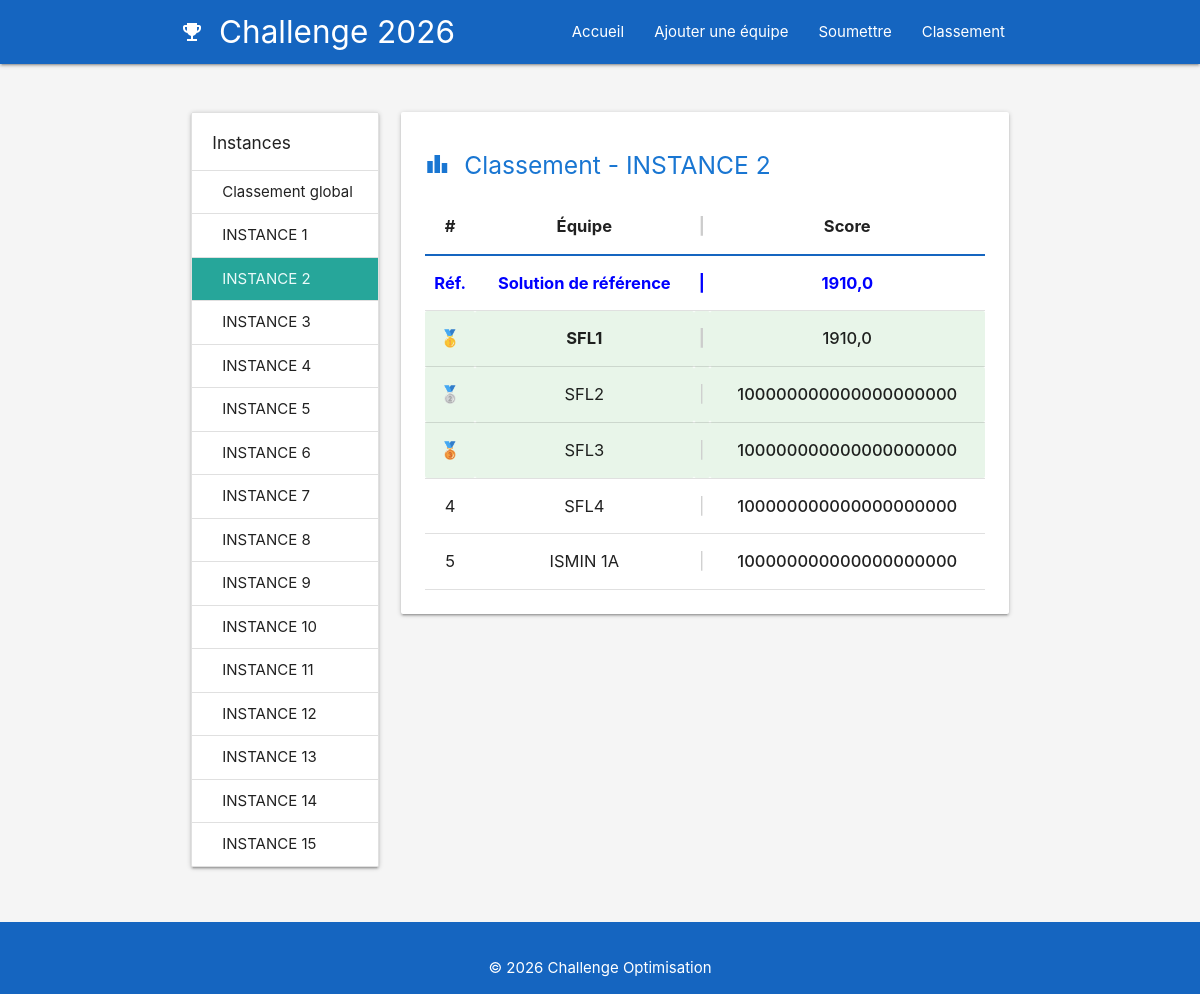
The app's page /classement/2/, older data.
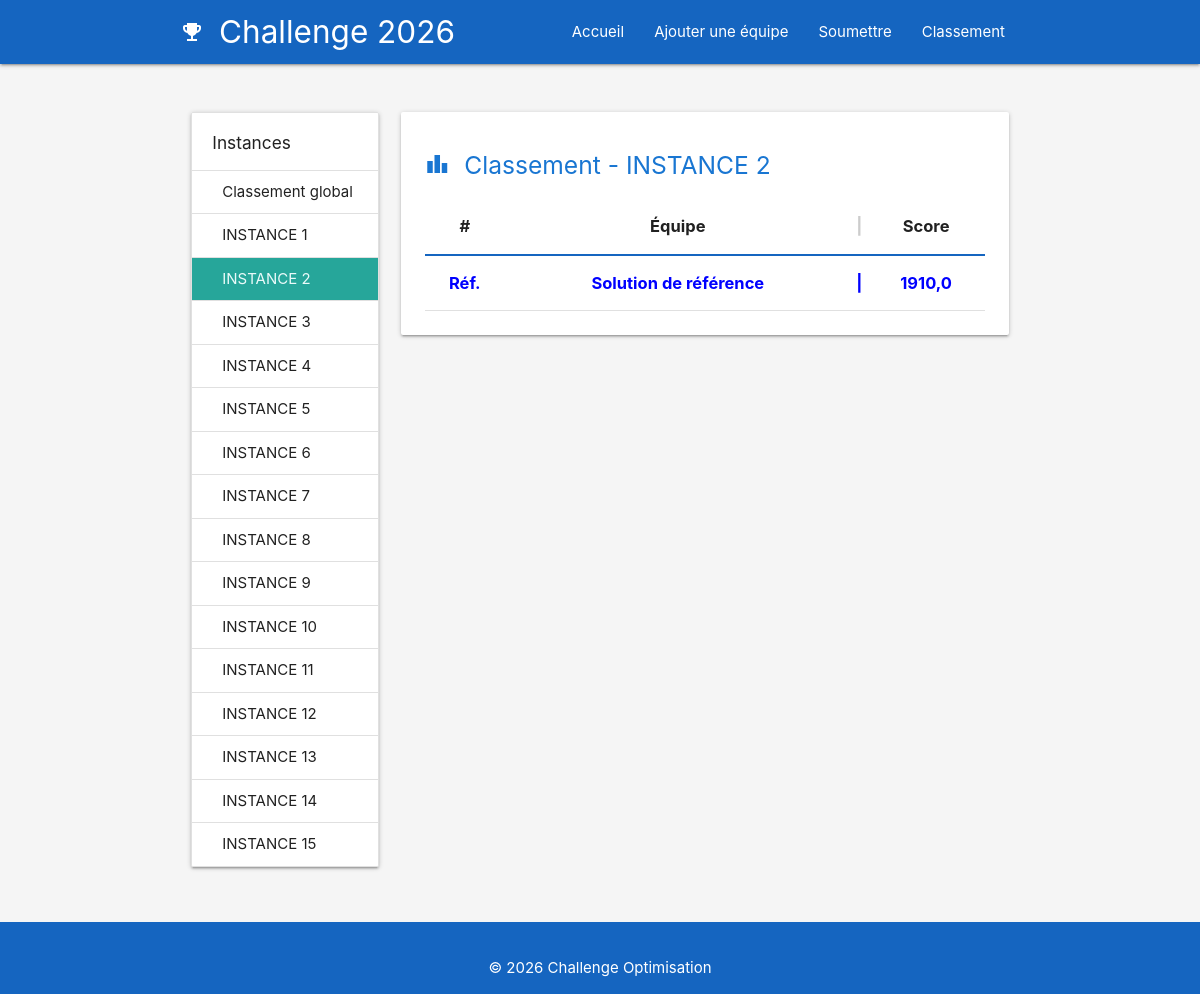
The same page, newer data.
### solutions/models.py (models this page shows, shortened)
class Instance(models.Model):
    nom = models.CharField(max_length=100, unique=True)
    numero = models.IntegerField(unique=True)
    description = models.TextField(blank=True)
    date_ajout = models.DateTimeField(auto_now_add=True)

class Solution(models.Model):
    equipe          = models.ForeignKey(Equipe, on_delete=models.CASCADE)
    instance        = models.ForeignKey(Instance, on_delete=models.CASCADE)
    fichier         = models.FileField(upload_to='solutions/',blank=True, null=True)  # Chemin de la meilleure solution
    date_soumission = models.DateTimeField(auto_now_add=True)
    score           = models.FloatField(default=0)
    class Meta:
        unique_together = ('equipe', 'instance')  # une seule entrée par équipe/instance

### equipes/models.py (models this page shows, shortened)
class Equipe(models.Model):
    nom = models.CharField(max_length=100, unique=True)
    date_creation = models.DateTimeField(auto_now_add=True)

### classement/views.py (the view)
# urls.py: path('', classement_view, name='classement'),
def classement_view(request, instance_id=None):
    instances = Instance.objects.all().order_by('numero')
    instance_active = None
    solutions = []
    classement_global = []
    if instance_id:
        instance_active, solutions = Classement.by_instance(instance_id)
    else:
        classement_global = Classement.for_all_instances()
    return render(request, 'classement/classement.html', {
        'instances': instances,
        'instance_active': instance_active,
        'solutions': solutions,
        'classement_global': classement_global,
        'nom_reference'    : 'Solution de référence'
    })

### classement/utils.py (called while the page is built)
    @staticmethod
    def by_instance(instance_id):
        instance_active = get_object_or_404(Instance, id=instance_id)
        solutions = (
            Solution.objects
            .filter(instance=instance_active)
            .select_related('equipe')
            .order_by('score')
        )
        rank = 0
        for sol in solutions:
            if sol.equipe.nom == "Solution de référence":
                sol.rank = None
                sol.is_reference = True
            else:
                rank += 1
                sol.rank = rank
                sol.is_reference = False
        return instance_active, solutions

### templates/classement/classement.html (shortened to what this page needs)
{% extends "base.html" %}
{% load static %}
{% block styles %}
<link rel="stylesheet" href="{% static 'css/classement.css' %}">
{% endblock %}
{% block content %}
<div class="row">
    <div class="col s12 m3">
        <ul class="collection with-header z-depth-1">
            <li class="collection-header"><h6>Instances</h6></li>
            <li class="collection-item {% if not instance_active %}active{% endif %}">
                <a href="{% url 'classement' %}" style="color: inherit;">
                    Classement global
                </a>
            </li>
            {% for inst in instances %}
                <li class="collection-item {% if instance_active and inst.id == instance_active.id %}active{% endif %}">
                    <a href="{% url 'classement_instance' inst.id %}" style="color: inherit;">
                        {{ inst.nom }}
                    </a>
                </li>
            {% endfor %}
        </ul>
    </div>
    <div class="col s12 m9">
        <div class="card">
            <div class="card-content">
                {% if instance_active %}
                    <h5 class="blue-text text-darken-2">
                        <i class="material-icons left">leaderboard</i>
                        Classement - {{ instance_active.nom }}
                    </h5>
                    <table class="highlight centered classement-table">
                        <thead>
                            <tr>
                                <th>#</th>
                                <th>Équipe</th>
                                <th class="separator">|</th>
                                <th>Score</th>
                            </tr>
                        </thead>
                        <tbody>
                            {% for sol in solutions %}
                                <tr class="
                                    {% if sol.equipe.nom == nom_reference %}line-reference
                                    {% elif sol.rank == 1 %}first-place
                                    {% elif sol.rank == 2 %}second-place
                                    {% elif sol.rank == 3 %}third-place
                                    {% endif %}
                                ">
                                    <td>
                                        {% if sol.is_reference %}
                                            Réf.
                                        {% elif sol.rank == 1 %}🥇
                                        {% elif sol.rank == 2 %}🥈
                                        {% elif sol.rank == 3 %}🥉
                                        {% else %}{{ sol.rank }}
                                        {% endif %}
                                    </td>
                                    <td>{{ sol.equipe.nom }}</td>
                                    <td class="separator">|</td>
                                    <td><strong>{{ sol.score }}</strong></td>
                                </tr>
                                {% empty %}
                                <tr>
                                    <td colspan="4">Aucune soumission</td>
                                </tr>
                                {% endfor %}
                        </tbody>
                    </table>
                {% endif %}
            </div>
        </div>
    </div>
</div>
{% endblock %}

Row changes from the older to the newer data that the page shows:
removed Solution: equipe.nom "SFL1", score "1910,0"
removed Solution: equipe.nom "SFL2", score "100000000000000000000"
removed Solution: equipe.nom "SFL3", score "100000000000000000000"
removed Solution: rank "4", equipe.nom "SFL4", score "100000000000000000000"
removed Solution: rank "5", equipe.nom "ISMIN 1A", score "100000000000000000000"
